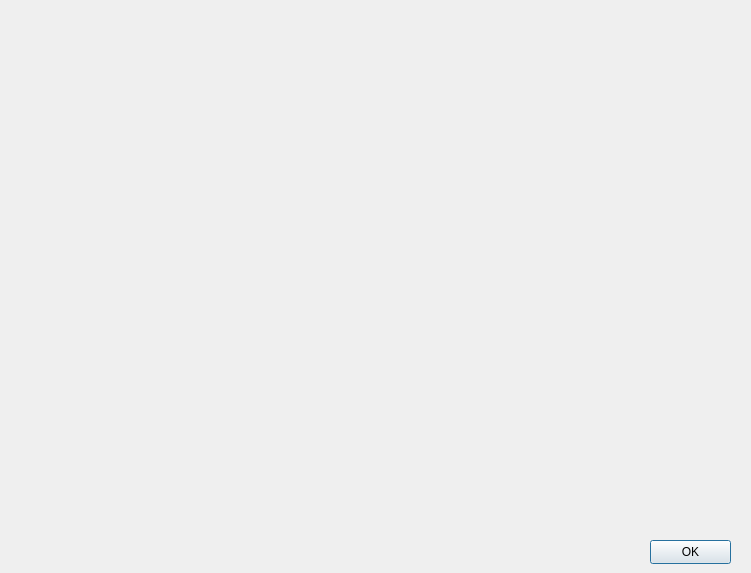
<?xml version="1.0" encoding="UTF-8"?>
<ui version="4.0">
 <class>PracticeDialog</class>
 <widget class="QDialog" name="PracticeDialog">
  <property name="geometry">
   <rect>
    <x>0</x>
    <y>0</y>
    <width>751</width>
    <height>573</height>
   </rect>
  </property>
  <property name="windowTitle">
   <string>PracticeDialog</string>
  </property>
  <widget class="PracticeSettings" name="practiceSettings" native="true">
   <property name="geometry">
    <rect>
     <x>10</x>
     <y>10</y>
     <width>721</width>
     <height>511</height>
    </rect>
   </property>
  </widget>
  <widget class="QPushButton" name="okButton">
   <property name="geometry">
    <rect>
     <x>650</x>
     <y>540</y>
     <width>81</width>
     <height>24</height>
    </rect>
   </property>
   <property name="text">
    <string>OK</string>
   </property>
   <property name="default">
    <bool>true</bool>
   </property>
   <property name="flat">
    <bool>false</bool>
   </property>
  </widget>
 </widget>
 <layoutdefault spacing="6" margin="11"/>
 <customwidgets>
  <customwidget>
   <class>PracticeSettings</class>
   <extends>QWidget</extends>
   <header>View/Widgets/PracticeSettings.h</header>
   <container>1</container>
  </customwidget>
 </customwidgets>
 <resources/>
 <connections/>
</ui>
